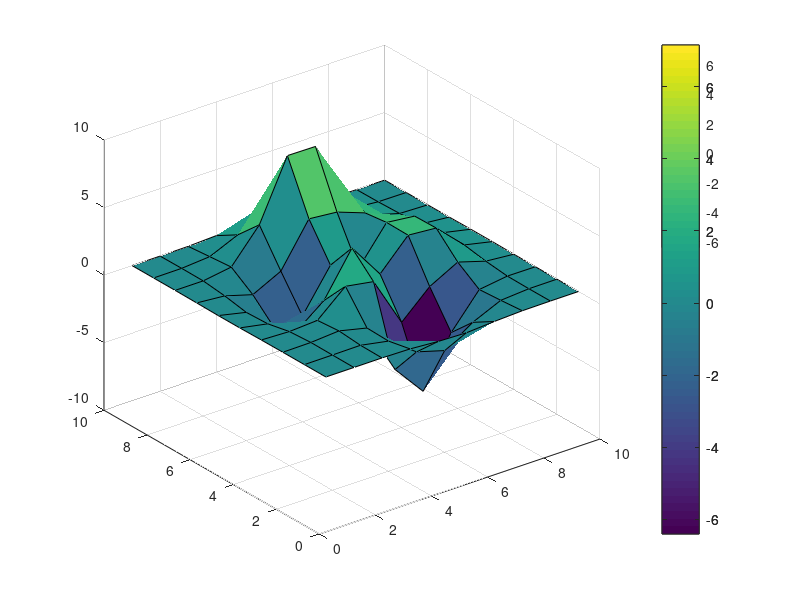
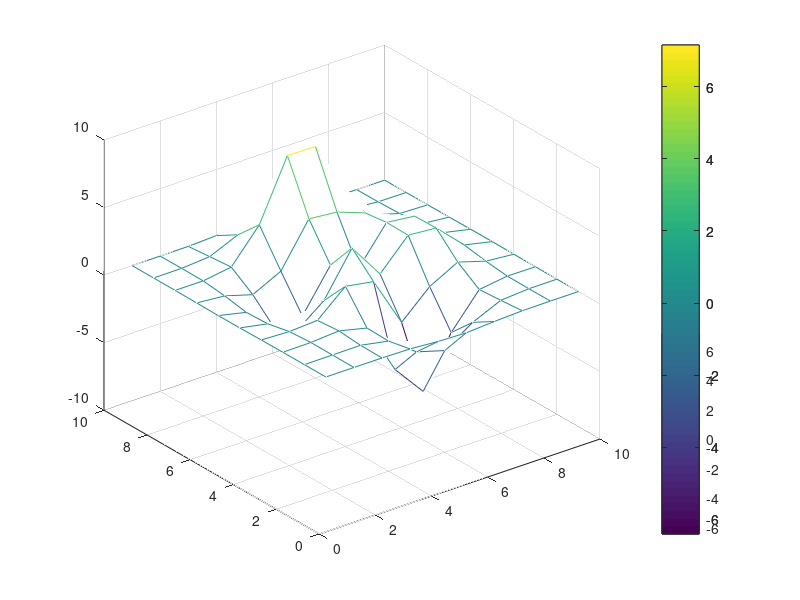
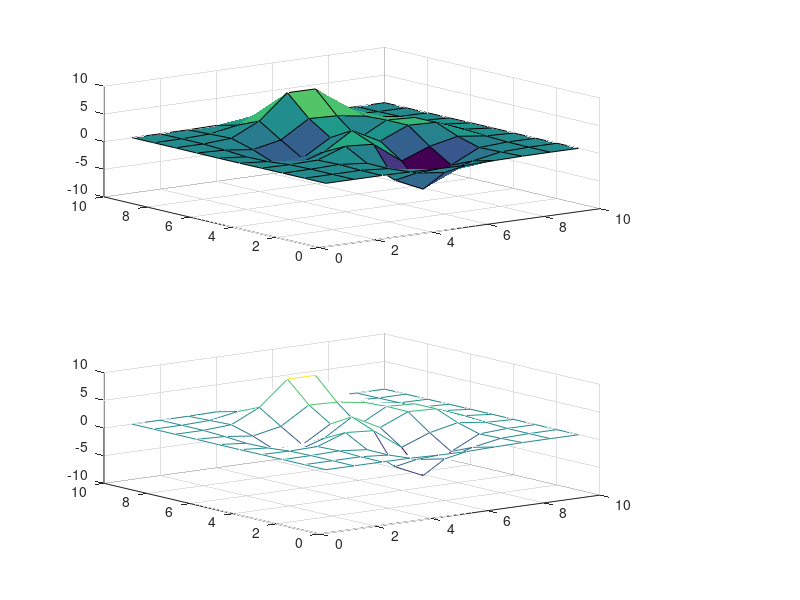
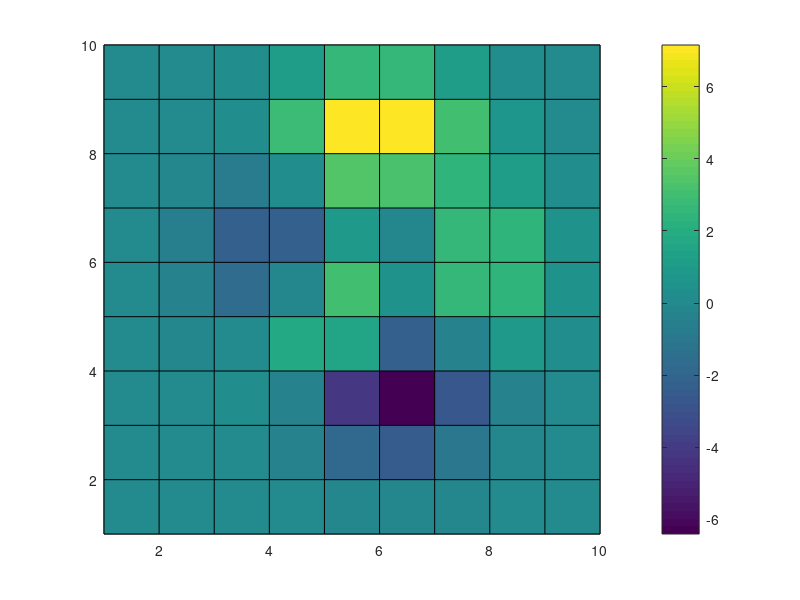

Write MATLAB code to recreate these figures, in order. (Note: this script raises an error after producing the figures.)
% First, create 4  figures with four different graphs (each with  a 

% colorbar):

figure(1)
surf(peaks(10))
colorbar
figure(2)
mesh(peaks(10))
colorbar
figure(3)
contour(peaks(10))
colorbar
figure(4)
pcolor(peaks(10))
colorbar

% Now create destination graph

figure(3)
ax = zeros(2,1);

for i = 1:2
    ax(i)=subplot(2,1,i);
end

% Now copy contents of each figure over to destination figure
% Modify position of each axes as it is transferred

for i = 1:2
    figure(i)
    h = get(gcf,'Children');
    newh = copyobj(h,3)
    for j = 1:length(newh)
        posnewh = get(newh(j),'Position');
        possub  = get(ax(i),'Position');
        set(newh(j),'Position',[posnewh(1) possub(2) posnewh(3) possub(4)])
    end
    delete(ax(i));
end

save2pdf('')


figure(5)
